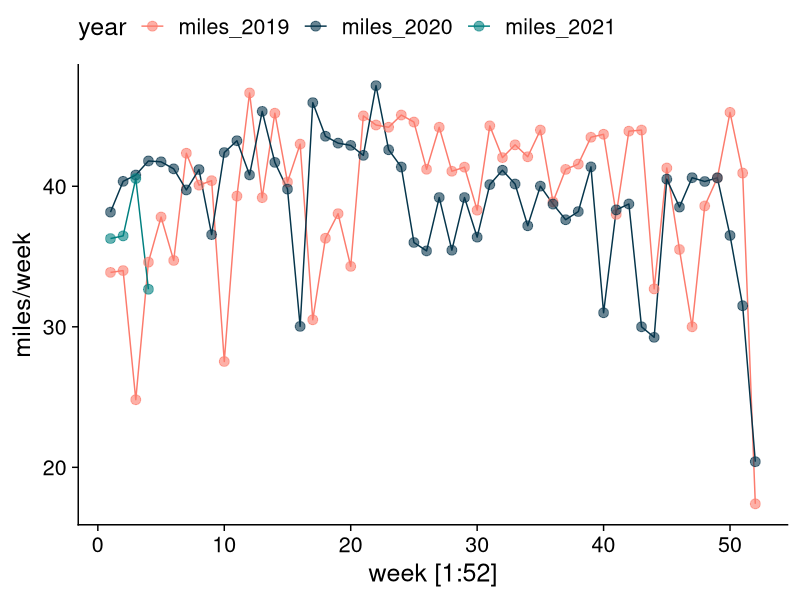

Write R code to recreate this figure.
## ---- chunk 1
knitr::opts_chunk$set(echo=FALSE, R.options = list(width = 60))
## ---- chunk 2
library(tidyverse)
library(cowplot)
library(kableExtra)

theme_set(theme_cowplot(font_size =18))
## ---- chunk 3
running <- read_csv('annualmpw.csv')
showrun <- as.data.frame(running) 
## ---- chunk 4
#Fantastic html tables with kableExtra, 
#check out https://cran.r-project.org/web/packages/kableExtra/vignettes/awesome_table_in_html.html

kbl(showrun) %>%
  kable_paper()%>%
  scroll_box(height = "120px")
  
## ---- chunk 5
running_long <- running %>% 
  pivot_longer(!week, names_to = "year", values_to = "miles")
## ---- chunk 6
ggplot(running_long, aes(x=week, y=miles, color=year))+
  scale_color_manual(values = c("#fc7b6d", "#05354b", "#008080"))+
  geom_line(span=0.2, na.rm=TRUE)+
  geom_point(size=3, alpha=0.6, na.rm=TRUE)+
  theme(legend.position = "top")+
  labs(x="week [1:52]", y="miles/week") 
## ---- chunk 7
annual_miles <- running %>%
  summarize(`total 2019` = sum(miles_2019), 
            `total 2020` = sum(miles_2020),
            `YTD` = sum(miles_2021, na.rm=TRUE))

as.data.frame(annual_miles) %>%
  kbl() %>%
  kable_paper()
